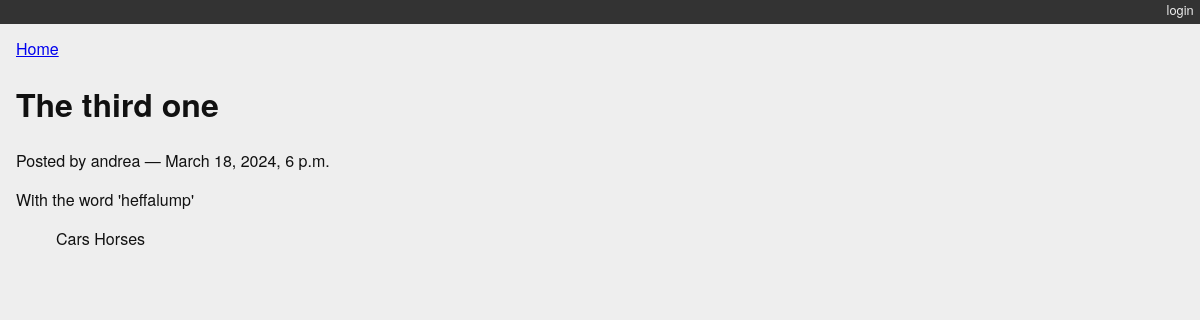
/blogging/posts/3/, run on the app's committed database.
### blogging/models.py (models this page shows, shortened)
class Post(models.Model):
    title = models.CharField(max_length=128)
    text = models.TextField(blank=True)
    author = models.ForeignKey(User, on_delete=models.CASCADE)
    created_date = models.DateTimeField(auto_now_add=True)
    modified_date = models.DateTimeField(auto_now=True)
    published_date = models.DateTimeField(blank=True, null=True)

class Category(models.Model):
    name = models.CharField(max_length=128)
    description = models.TextField(blank=True)
    posts = models.ManyToManyField(Post, blank=True, related_name="categories")
    def __str__(self):
        return self.name

### blogging/views.py (the view)
# urls.py: path("posts/<int:pk>/", PostDetailView.as_view(), name="blog_detail"),
class PostDetailView(DetailView):
    model = Post
    template_name = "blogging/detail.html"
    def get_queryset(self):
        queryset = super().get_queryset()
        return queryset
    def get_object(self, queryset=None):
        obj = super().get_object(queryset=queryset)
        if obj is None:
            raise Http404("Post does not exist")
        return obj

### blogging/templates/blogging/detail.html
{% extends "base.html" %}
{% block content %}
<a class="backlink" href="/">Home</a>
<h1>{{ post.title }}</h1>
<p class="byline">
  Posted by {{ post.author.username }} &mdash; {{ post.published_date }}
</p>
<div class="post-body">
  {{ post.text }}
</div>
<ul class="categories">
  {% for category in post.categories.all %}
    <li>{{ category }}</li>
  {% endfor %}
</ul>
{% endblock %}

### mysite/static/django_blog.css (style rules this page uses)
body { background-color: #eee; color: #111; font-family: "HelveticaNeue-Light", "Helvetica Neue Light", "Helvetica Neue", Helvetica, Arial, "Lucida Grande", sans-serif; margin:0; padding:0; }
ul.categories { list-style: none; list-style-type: none; }
ul.categories li { display: inline; }

### data on the page
Post: title "The third one", author.username "andrea", published_date "March 18, 2024, 6 p.m.", text "With the word 'heffalump'"
Category: name "Cars"
Category: name "Horses"
